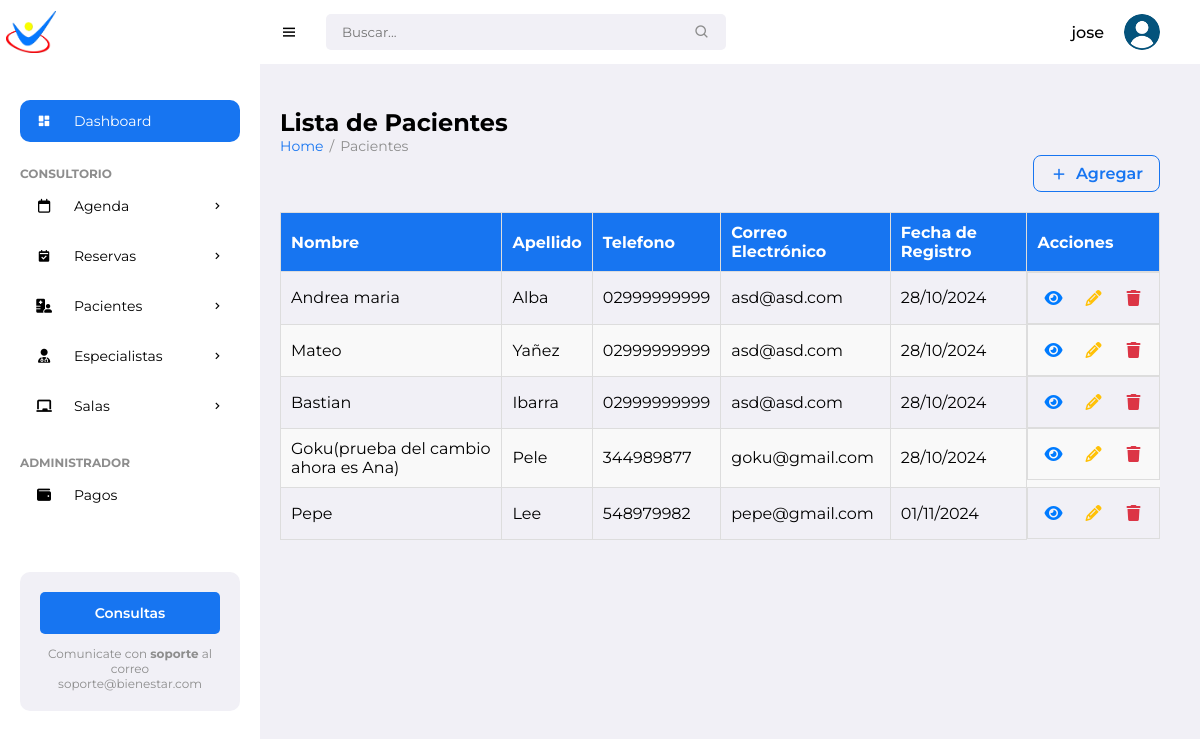
Page / (signed in) on the earlier database version.
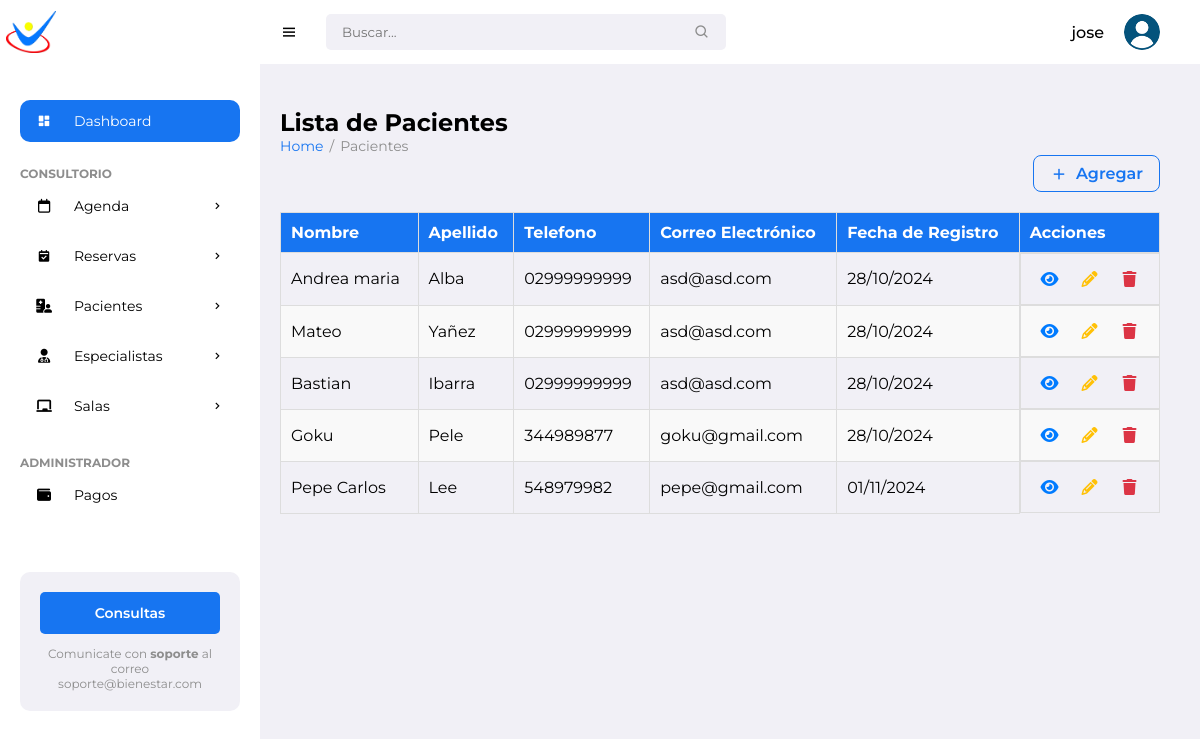
Same page on the later database version.
### pacientes/models.py (models this page shows, shortened)
class Patient(models.Model):
    name = models.CharField(max_length=100)
    surname = models.CharField(max_length=100)
    date_of_birth = models.DateField()
    gender = models.CharField(max_length=10, choices=[('M','Male'), ('F','Female')])
    address = models.CharField(max_length=255)
    phone_number = models.CharField(max_length=20)
    email = models.EmailField()
    photo = models.ImageField(upload_to='patient_photos/', blank=True, null=True)
    marital_status = models.CharField(max_length=20)
    medical_diagnosis = models.TextField()
    attachments = models.FileField(upload_to='patient_attachments/', blank=True, null=True)
    therapy = models.CharField(max_length=100)
    education = models.CharField(max_length=100, default='No especificado')
    therapist = models.ForeignKey(Specialist, on_delete=models.SET_NULL, null=True, related_name='patients')
    medical_history = models.TextField(blank=True, null=True)
    allergies = models.CharField(max_length=255, blank=True)  # Changed from TextField
    emergency_contact_name = models.CharField(max_length=100)
    emergency_contact_phone = models.CharField(max_length=20)  # Updated length
    notes = models.TextField(blank=True)
    created_date = models.DateTimeField(auto_now_add=True)
    status = models.CharField(max_length=50, choices=[
        ('Active', 'Active'),
        ('Discharged', 'Discharged'),
        ('Suspended', 'Suspended')
    ], blank=True,
        null=True)

### pacientes/views.py (the view)
# urls.py: path('', views.patient_list, name='patient_list'),
@login_required
def patient_list(request):
    patients = Patient.objects.all()
    return render(request, 'pacientes/patient_list.html', {'patients': patients})

### pacientes/templates/pacientes/patient_list.html
{% extends 'pacientes/base.html' %}
{% block left_content %}
<h1>Lista de Pacientes</h1>
<ul class="breadcrumbs">
    <li><a href="{% url 'patient_list' %}">Home</a></li>
    <li class="divider">/</li>
    <li><a href="#" class="active">Pacientes</a></li>
</ul>
<div class="patient-list-container">
    <div class="list-header">
        <a href="{% url 'new_patient' %}" class="btn-add">
            <i class='bx bx-plus'></i>
            Agregar
        </a>
    </div>
    {% if patients %}
        <table class="table">
            <thead>
                <tr>
                    <th>Nombre</th>
                    <th>Apellido</th>
                    <th>Telefono</th>
                    <th>Correo Electrónico</th>
                    <th>Fecha de Registro</th>
                    <th>Acciones</th>
                </tr>
            </thead>
            <tbody>
            {% for patient in patients %}
                <tr>
                    <td>{{ patient.name }}</td>
                    <td>{{ patient.surname }}</td>
                    <td>{{ patient.phone_number }}</td>
                    <td>{{ patient.email }}</td>
                    <td>{{ patient.created_date|date:"d/m/Y" }}</td>
                    <td class="actions-tab">
                        <a href="{% url 'patient_schedule' patient.id %}" class="btn btn-icon view" title="Ver detalles">
                            <i class="fa-solid fa-eye"></i>
                        </a>
                        <a href="{% url 'edit_patient' patient.id %}" class="btn-icon edit" title="Editar">
                            <i class="fas fa-pencil-alt"></i>
                        </a>
                        <a href="{% url 'delete_patient' patient.id %}" class="btn-icon delete" title="Eliminar">
                            <i class="fas fa-trash"></i>
                        </a>
                    </td>
                </tr>
            {% endfor %}
            </tbody>
        </table>
    {% else %}
        <p>No hay pacientes registrados.</p>
    {% endif %}
</div>
{% endblock %}

Differences in the rows shown:
changed Patient "Pele": name "Goku(prueba del cambio ahora es Ana)" → "Goku"
changed Patient "Lee": name "Pepe" → "Pepe Carlos"
